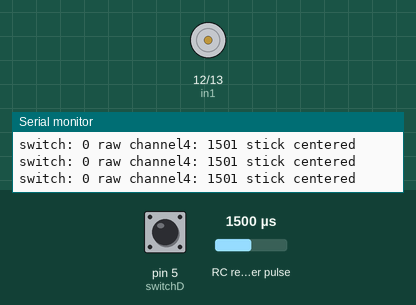
This sketch was run on a simulated Arduino Uno, built with avr-gcc and run on an emulated ATmega328P. Shown: motor-driver pin pairs drawn as motors (green arrow = first pin HIGH = forward, orange = second pin HIGH = backward, longer = more drive, scaled by the enable pin), the last lines printed to the serial monitor. Wiring (inferred from the names in the program): RC receiver channel: data pin 3. Inputs (shaded band) come from the test bench; at power-on: RC receiver pulse 1500 µs, pin 5 (switchD) HIGH.

Above: at 1.2 s.
1.3 s: RC receiver pulse (sensor on pin 3) set to 1020 µs
At 3.7 s:
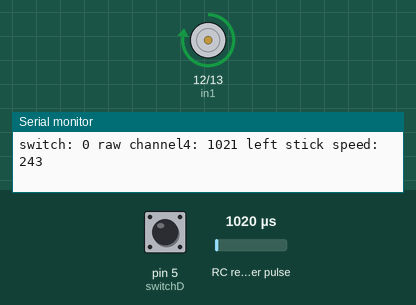
4.3 s: RC receiver pulse (sensor on pin 3) set to 1750 µs
At 5.6 s:
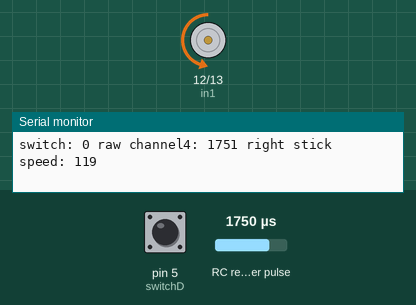
7.3 s: RC receiver pulse (sensor on pin 3) set to 1450 µs
8.8 s: RC receiver pulse (sensor on pin 3) set to 1250 µs
At 10.5 s:
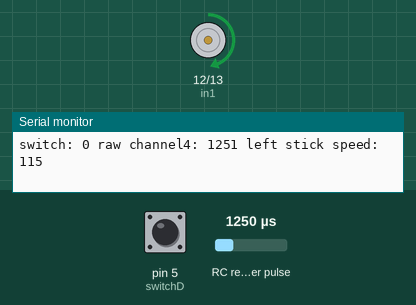
11.8 s: RC receiver pulse (sensor on pin 3) set to 1980 µs
Timing chart, 0 to 15.8 s (numbered marks = the images above; inputs shaded):
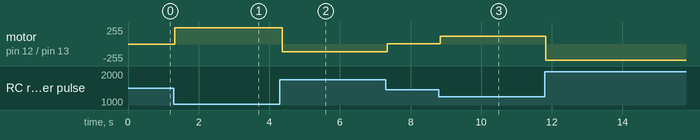

The sketch:

RC_L298N.ino
```cpp
/*

	Example code to control a DC motor forward and reverse with variable speed
	using a L298N driver board, an Arduino, and a typical RC Controller

	video overview:
	    https://www.youtube.com/watch?v=v_N5HmXmDyk&feature=youtu.be

	Parts list:
	    FlySky FS-T6 Controller - https://amzn.to/2DOKLVm
		L298n Driver board:       https://amzn.to/301qxB5
		RC Relay:                 https://amzn.to/2PR1JY3
		Arduino Uno:              https://amzn.to/2Ybzzd0


*/


int in1 = 12;
int in2 = 13;

//the following are all ~PWM capable ports
int enable1 = 11;
int rc_channel4 = 3;
int switchD = 5;

void setup() {
  pinMode(rc_channel4, INPUT);
  pinMode(switchD, INPUT);
  pinMode(in1, OUTPUT);
  pinMode(in2, OUTPUT);
  pinMode(enable1, OUTPUT);
  Serial.begin(9600);
}

void loop() {

  int pwm = 0;
  int swd = pulseIn(switchD, HIGH, 25000);
  int rc4 = pulseIn(rc_channel4, HIGH, 25000);

  Serial.print("switch: ");
  Serial.print(swd);
  Serial.print(" raw channel4: ");
  Serial.print(rc4);

  if(rc4==0){
      Serial.println(" no signal");
      digitalWrite(in1, LOW);
      digitalWrite(in2, LOW);
      analogWrite(enable1, 0);
  }
  else if(rc4 > 1530){ //right stick
      pwm = map(rc4, 1530, 2000, 0, 255); //map our speed to 0-255 range
      digitalWrite(in1, LOW);
      digitalWrite(in2, HIGH);
      analogWrite(enable1, pwm);
      Serial.print(" right stick speed: ");
      Serial.println(pwm);
  }
  else if(rc4 < 1460){
      pwm = map(rc4, 1460, 1000, 0, 255); //map our speed to 0-255 range
      digitalWrite(in1, HIGH);
      digitalWrite(in2, LOW);
      analogWrite(enable1, pwm);
      Serial.print(" left stick speed: ");
      Serial.println(pwm);
  }else{
      Serial.println(" stick centered");
      digitalWrite(in1, LOW);
      digitalWrite(in2, LOW);
      analogWrite(enable1, 0);
  }

  delay(10);
}
```

Measured:
- by itself, motor on pin 12 (in1) / pin 13 (in2): repeats every 1.8 s: backward 241/255 0.06 s, backward 244/255 0.98 s, backward 241/255 0.06 s, backward 244/255 0.72 s
